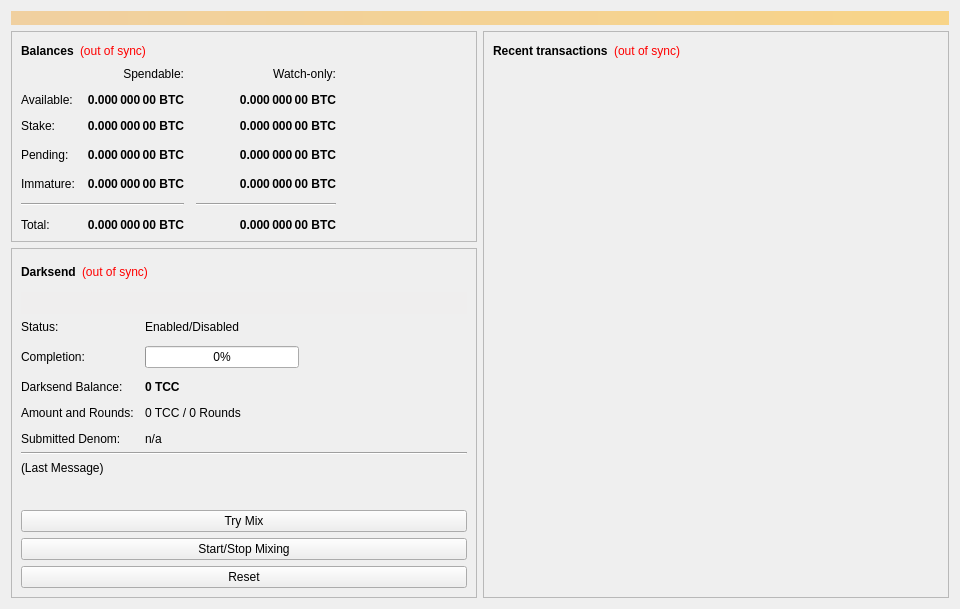
<?xml version="1.0" encoding="UTF-8"?>
<ui version="4.0">
 <class>OverviewPage</class>
 <widget class="QWidget" name="OverviewPage">
  <property name="geometry">
   <rect>
    <x>0</x>
    <y>0</y>
    <width>960</width>
    <height>594</height>
   </rect>
  </property>
  <property name="minimumSize">
   <size>
    <width>960</width>
    <height>0</height>
   </size>
  </property>
  <property name="windowTitle">
   <string>Form</string>
  </property>
  <layout class="QVBoxLayout" name="topLayout">
   <item>
    <widget class="QLabel" name="labelAlerts">
     <property name="visible">
      <bool>false</bool>
     </property>
     <property name="styleSheet">
      <string notr="true">background-color: qlineargradient(x1: 0, y1: 0, x2: 1, y2: 0, stop:0 #F0D0A0, stop:1 #F8D488); color:#000000;</string>
     </property>
     <property name="wordWrap">
      <bool>true</bool>
     </property>
     <property name="margin">
      <number>3</number>
     </property>
    </widget>
   </item>
   <item>
    <layout class="QHBoxLayout" name="horizontalLayout" stretch="1,1">
     <item>
      <layout class="QVBoxLayout" name="verticalLayout_2">
       <item>
        <widget class="QFrame" name="frame">
         <property name="frameShape">
          <enum>QFrame::StyledPanel</enum>
         </property>
         <property name="frameShadow">
          <enum>QFrame::Raised</enum>
         </property>
         <layout class="QVBoxLayout" name="verticalLayout_4">
          <item>
           <layout class="QHBoxLayout" name="horizontalLayout_4">
            <item>
             <widget class="QLabel" name="label_5">
              <property name="font">
               <font>
                <weight>75</weight>
                <bold>true</bold>
               </font>
              </property>
              <property name="text">
               <string>Balances</string>
              </property>
             </widget>
            </item>
            <item>
             <widget class="QLabel" name="labelWalletStatus">
              <property name="cursor">
               <cursorShape>WhatsThisCursor</cursorShape>
              </property>
              <property name="toolTip">
               <string>The displayed information may be out of date. Your wallet automatically synchronizes with the TCChain network after a connection is established, but this process has not completed yet.</string>
              </property>
              <property name="styleSheet">
               <string notr="true">QLabel { color: red; }</string>
              </property>
              <property name="text">
               <string notr="true">(out of sync)</string>
              </property>
              <property name="alignment">
               <set>Qt::AlignLeading|Qt::AlignLeft|Qt::AlignVCenter</set>
              </property>
             </widget>
            </item>
            <item>
             <spacer name="horizontalSpacer_3">
              <property name="orientation">
               <enum>Qt::Horizontal</enum>
              </property>
              <property name="sizeHint" stdset="0">
               <size>
                <width>40</width>
                <height>20</height>
               </size>
              </property>
             </spacer>
            </item>
           </layout>
          </item>
          <item>
           <layout class="QGridLayout" name="gridLayout">
            <property name="spacing">
             <number>12</number>
            </property>
            <item row="3" column="2">
             <widget class="QLabel" name="labelWatchPending">
              <property name="font">
               <font>
                <weight>75</weight>
                <bold>true</bold>
               </font>
              </property>
              <property name="cursor">
               <cursorShape>IBeamCursor</cursorShape>
              </property>
              <property name="toolTip">
               <string>Unconfirmed transactions to watch-only addresses</string>
              </property>
              <property name="text">
               <string notr="true">0.000 000 00 BTC</string>
              </property>
              <property name="alignment">
               <set>Qt::AlignRight|Qt::AlignTrailing|Qt::AlignVCenter</set>
              </property>
              <property name="textInteractionFlags">
               <set>Qt::LinksAccessibleByMouse|Qt::TextSelectableByKeyboard|Qt::TextSelectableByMouse</set>
              </property>
             </widget>
            </item>
            <item row="3" column="1">
             <widget class="QLabel" name="labelUnconfirmed">
              <property name="font">
               <font>
                <weight>75</weight>
                <bold>true</bold>
               </font>
              </property>
              <property name="cursor">
               <cursorShape>IBeamCursor</cursorShape>
              </property>
              <property name="toolTip">
               <string>Total of transactions that have yet to be confirmed, and do not yet count toward the spendable balance</string>
              </property>
              <property name="text">
               <string notr="true">0.000 000 00 BTC</string>
              </property>
              <property name="alignment">
               <set>Qt::AlignRight|Qt::AlignTrailing|Qt::AlignVCenter</set>
              </property>
              <property name="textInteractionFlags">
               <set>Qt::LinksAccessibleByMouse|Qt::TextSelectableByKeyboard|Qt::TextSelectableByMouse</set>
              </property>
             </widget>
            </item>
            <item row="4" column="2">
             <widget class="QLabel" name="labelWatchImmature">
              <property name="font">
               <font>
                <weight>75</weight>
                <bold>true</bold>
               </font>
              </property>
              <property name="cursor">
               <cursorShape>IBeamCursor</cursorShape>
              </property>
              <property name="toolTip">
               <string>Mined balance in watch-only addresses that has not yet matured</string>
              </property>
              <property name="text">
               <string notr="true">0.000 000 00 BTC</string>
              </property>
              <property name="alignment">
               <set>Qt::AlignRight|Qt::AlignTrailing|Qt::AlignVCenter</set>
              </property>
              <property name="textInteractionFlags">
               <set>Qt::LinksAccessibleByMouse|Qt::TextSelectableByKeyboard|Qt::TextSelectableByMouse</set>
              </property>
             </widget>
            </item>
            <item row="5" column="0" colspan="2">
             <widget class="Line" name="lineSpendableBalance">
              <property name="orientation">
               <enum>Qt::Horizontal</enum>
              </property>
             </widget>
            </item>
            <item row="5" column="2">
             <widget class="Line" name="lineWatchBalance">
              <property name="sizePolicy">
               <sizepolicy hsizetype="Preferred" vsizetype="Fixed">
                <horstretch>0</horstretch>
                <verstretch>0</verstretch>
               </sizepolicy>
              </property>
              <property name="minimumSize">
               <size>
                <width>140</width>
                <height>0</height>
               </size>
              </property>
              <property name="orientation">
               <enum>Qt::Horizontal</enum>
              </property>
             </widget>
            </item>
            <item row="6" column="0">
             <widget class="QLabel" name="labelTotalText">
              <property name="text">
               <string>Total:</string>
              </property>
             </widget>
            </item>
            <item row="4" column="1">
             <widget class="QLabel" name="labelImmature">
              <property name="font">
               <font>
                <weight>75</weight>
                <bold>true</bold>
               </font>
              </property>
              <property name="cursor">
               <cursorShape>IBeamCursor</cursorShape>
              </property>
              <property name="toolTip">
               <string>Mined balance that has not yet matured</string>
              </property>
              <property name="text">
               <string notr="true">0.000 000 00 BTC</string>
              </property>
              <property name="alignment">
               <set>Qt::AlignRight|Qt::AlignTrailing|Qt::AlignVCenter</set>
              </property>
              <property name="textInteractionFlags">
               <set>Qt::LinksAccessibleByMouse|Qt::TextSelectableByKeyboard|Qt::TextSelectableByMouse</set>
              </property>
             </widget>
            </item>
            <item row="3" column="3">
             <spacer name="horizontalSpacer_2">
              <property name="orientation">
               <enum>Qt::Horizontal</enum>
              </property>
              <property name="sizeHint" stdset="0">
               <size>
                <width>40</width>
                <height>20</height>
               </size>
              </property>
             </spacer>
            </item>
            <item row="4" column="0">
             <widget class="QLabel" name="labelImmatureText">
              <property name="text">
               <string>Immature:</string>
              </property>
             </widget>
            </item>
            <item row="6" column="1">
             <widget class="QLabel" name="labelTotal">
              <property name="font">
               <font>
                <weight>75</weight>
                <bold>true</bold>
               </font>
              </property>
              <property name="cursor">
               <cursorShape>IBeamCursor</cursorShape>
              </property>
              <property name="toolTip">
               <string>Your current total balance</string>
              </property>
              <property name="text">
               <string notr="true">0.000 000 00 BTC</string>
              </property>
              <property name="alignment">
               <set>Qt::AlignRight|Qt::AlignTrailing|Qt::AlignVCenter</set>
              </property>
              <property name="textInteractionFlags">
               <set>Qt::LinksAccessibleByMouse|Qt::TextSelectableByKeyboard|Qt::TextSelectableByMouse</set>
              </property>
             </widget>
            </item>
            <item row="6" column="2">
             <widget class="QLabel" name="labelWatchTotal">
              <property name="font">
               <font>
                <weight>75</weight>
                <bold>true</bold>
               </font>
              </property>
              <property name="cursor">
               <cursorShape>IBeamCursor</cursorShape>
              </property>
              <property name="toolTip">
               <string>Current total balance in watch-only addresses</string>
              </property>
              <property name="text">
               <string notr="true">0.000 000 00 BTC</string>
              </property>
              <property name="alignment">
               <set>Qt::AlignRight|Qt::AlignTrailing|Qt::AlignVCenter</set>
              </property>
              <property name="textInteractionFlags">
               <set>Qt::LinksAccessibleByMouse|Qt::TextSelectableByKeyboard|Qt::TextSelectableByMouse</set>
              </property>
             </widget>
            </item>
            <item row="0" column="2">
             <widget class="QLabel" name="labelWatchonly">
              <property name="text">
               <string>Watch-only:</string>
              </property>
              <property name="alignment">
               <set>Qt::AlignRight|Qt::AlignTrailing|Qt::AlignVCenter</set>
              </property>
             </widget>
            </item>
            <item row="1" column="0">
             <widget class="QLabel" name="labelBalanceText">
              <property name="text">
               <string>Available:</string>
              </property>
             </widget>
            </item>
            <item row="1" column="1">
             <widget class="QLabel" name="labelBalance">
              <property name="font">
               <font>
                <weight>75</weight>
                <bold>true</bold>
               </font>
              </property>
              <property name="cursor">
               <cursorShape>IBeamCursor</cursorShape>
              </property>
              <property name="toolTip">
               <string>Your current spendable balance</string>
              </property>
              <property name="text">
               <string notr="true">0.000 000 00 BTC</string>
              </property>
              <property name="alignment">
               <set>Qt::AlignRight|Qt::AlignTrailing|Qt::AlignVCenter</set>
              </property>
              <property name="textInteractionFlags">
               <set>Qt::LinksAccessibleByMouse|Qt::TextSelectableByKeyboard|Qt::TextSelectableByMouse</set>
              </property>
             </widget>
            </item>
            <item row="2" column="0">
             <widget class="QLabel" name="label_10">
              <property name="text">
               <string>Stake:</string>
              </property>
             </widget>
            </item>
            <item row="2" column="1">
             <widget class="QLabel" name="labelStake">
              <property name="font">
               <font>
                <weight>75</weight>
                <bold>true</bold>
               </font>
              </property>
              <property name="cursor">
               <cursorShape>IBeamCursor</cursorShape>
              </property>
              <property name="toolTip">
               <string>Total of coins that was staked, and do not yet count toward the current balance</string>
              </property>
              <property name="text">
               <string notr="true">0.000 000 00 BTC</string>
              </property>
              <property name="alignment">
               <set>Qt::AlignRight|Qt::AlignTrailing|Qt::AlignVCenter</set>
              </property>
              <property name="textInteractionFlags">
               <set>Qt::LinksAccessibleByMouse|Qt::TextSelectableByKeyboard|Qt::TextSelectableByMouse</set>
              </property>
             </widget>
            </item>
            <item row="2" column="2">
             <widget class="QLabel" name="labelWatchStake">
              <property name="font">
               <font>
                <weight>75</weight>
                <bold>true</bold>
               </font>
              </property>
              <property name="cursor">
               <cursorShape>IBeamCursor</cursorShape>
              </property>
              <property name="toolTip">
               <string>Total of coins that was staked in watch-only addresses, and do not yet count toward the current watch-only balance</string>
              </property>
              <property name="text">
               <string notr="true">0.000 000 00 BTC</string>
              </property>
              <property name="alignment">
               <set>Qt::AlignRight|Qt::AlignTrailing|Qt::AlignVCenter</set>
              </property>
              <property name="textInteractionFlags">
               <set>Qt::LinksAccessibleByMouse|Qt::TextSelectableByKeyboard|Qt::TextSelectableByMouse</set>
              </property>
             </widget>
            </item>
            <item row="1" column="2">
             <widget class="QLabel" name="labelWatchAvailable">
              <property name="font">
               <font>
                <weight>75</weight>
                <bold>true</bold>
               </font>
              </property>
              <property name="cursor">
               <cursorShape>IBeamCursor</cursorShape>
              </property>
              <property name="toolTip">
               <string>Your current balance in watch-only addresses</string>
              </property>
              <property name="text">
               <string notr="true">0.000 000 00 BTC</string>
              </property>
              <property name="alignment">
               <set>Qt::AlignRight|Qt::AlignTrailing|Qt::AlignVCenter</set>
              </property>
              <property name="textInteractionFlags">
               <set>Qt::LinksAccessibleByMouse|Qt::TextSelectableByKeyboard|Qt::TextSelectableByMouse</set>
              </property>
             </widget>
            </item>
            <item row="3" column="0">
             <widget class="QLabel" name="labelPendingText">
              <property name="text">
               <string>Pending:</string>
              </property>
             </widget>
            </item>
            <item row="0" column="1">
             <widget class="QLabel" name="labelSpendable">
              <property name="text">
               <string>Spendable:</string>
              </property>
              <property name="alignment">
               <set>Qt::AlignRight|Qt::AlignTrailing|Qt::AlignVCenter</set>
              </property>
             </widget>
            </item>
           </layout>
          </item>
         </layout>
        </widget>
       </item>
       <item>
        <widget class="QFrame" name="frameDarksend">
         <property name="sizePolicy">
          <sizepolicy hsizetype="Expanding" vsizetype="Expanding">
           <horstretch>0</horstretch>
           <verstretch>0</verstretch>
          </sizepolicy>
         </property>
         <property name="minimumSize">
          <size>
           <width>0</width>
           <height>350</height>
          </size>
         </property>
         <property name="layoutDirection">
          <enum>Qt::LeftToRight</enum>
         </property>
         <property name="frameShape">
          <enum>QFrame::StyledPanel</enum>
         </property>
         <property name="frameShadow">
          <enum>QFrame::Raised</enum>
         </property>
         <layout class="QVBoxLayout" name="verticalLayout_5">
          <item>
           <layout class="QHBoxLayout" name="horizontalLayout_5">
            <item>
             <widget class="QLabel" name="label_2">
              <property name="font">
               <font>
                <weight>75</weight>
                <bold>true</bold>
               </font>
              </property>
              <property name="text">
               <string>Darksend</string>
              </property>
             </widget>
            </item>
            <item>
             <widget class="QLabel" name="labelDarksendSyncStatus">
              <property name="toolTip">
               <string>The displayed information may be out of date. Your wallet automatically synchronizes with the TCChain network after a connection is established, but this process has not completed yet.</string>
              </property>
              <property name="styleSheet">
               <string notr="true">QLabel { color: red; }</string>
              </property>
              <property name="text">
               <string notr="true">(out of sync)</string>
              </property>
              <property name="alignment">
               <set>Qt::AlignLeading|Qt::AlignLeft|Qt::AlignVCenter</set>
              </property>
             </widget>
            </item>
            <item>
             <spacer name="horizontalSpacer_4">
              <property name="orientation">
               <enum>Qt::Horizontal</enum>
              </property>
              <property name="sizeHint" stdset="0">
               <size>
                <width>40</width>
                <height>20</height>
               </size>
              </property>
             </spacer>
            </item>
           </layout>
          </item>
          <item>
           <widget class="QPushButton" name="runAutoDenom">
            <property name="palette">
             <palette>
              <active>
               <colorrole role="WindowText">
                <brush brushstyle="SolidPattern">
                 <color alpha="255">
                  <red>0</red>
                  <green>0</green>
                  <blue>0</blue>
                 </color>
                </brush>
               </colorrole>
               <colorrole role="Button">
                <brush brushstyle="SolidPattern">
                 <color alpha="255">
                  <red>239</red>
                  <green>238</green>
                  <blue>238</blue>
                 </color>
                </brush>
               </colorrole>
               <colorrole role="Light">
                <brush brushstyle="SolidPattern">
                 <color alpha="255">
                  <red>255</red>
                  <green>255</green>
                  <blue>255</blue>
                 </color>
                </brush>
               </colorrole>
               <colorrole role="Midlight">
                <brush brushstyle="SolidPattern">
                 <color alpha="255">
                  <red>247</red>
                  <green>246</green>
                  <blue>246</blue>
                 </color>
                </brush>
               </colorrole>
               <colorrole role="Dark">
                <brush brushstyle="SolidPattern">
                 <color alpha="255">
                  <red>119</red>
                  <green>119</green>
                  <blue>119</blue>
                 </color>
                </brush>
               </colorrole>
               <colorrole role="Mid">
                <brush brushstyle="SolidPattern">
                 <color alpha="255">
                  <red>159</red>
                  <green>159</green>
                  <blue>159</blue>
                 </color>
                </brush>
               </colorrole>
               <colorrole role="Text">
                <brush brushstyle="SolidPattern">
                 <color alpha="255">
                  <red>0</red>
                  <green>0</green>
                  <blue>0</blue>
                 </color>
                </brush>
               </colorrole>
               <colorrole role="BrightText">
                <brush brushstyle="SolidPattern">
                 <color alpha="255">
                  <red>255</red>
                  <green>255</green>
                  <blue>255</blue>
                 </color>
                </brush>
               </colorrole>
               <colorrole role="ButtonText">
                <brush brushstyle="SolidPattern">
                 <color alpha="255">
                  <red>0</red>
                  <green>0</green>
                  <blue>0</blue>
                 </color>
                </brush>
               </colorrole>
               <colorrole role="Base">
                <brush brushstyle="SolidPattern">
                 <color alpha="255">
                  <red>255</red>
                  <green>255</green>
                  <blue>255</blue>
                 </color>
                </brush>
               </colorrole>
               <colorrole role="Window">
                <brush brushstyle="SolidPattern">
                 <color alpha="255">
                  <red>239</red>
                  <green>238</green>
                  <blue>238</blue>
                 </color>
                </brush>
               </colorrole>
               <colorrole role="Shadow">
                <brush brushstyle="SolidPattern">
                 <color alpha="255">
                  <red>0</red>
                  <green>0</green>
                  <blue>0</blue>
                 </color>
                </brush>
               </colorrole>
               <colorrole role="AlternateBase">
                <brush brushstyle="SolidPattern">
                 <color alpha="255">
                  <red>247</red>
                  <green>246</green>
                  <blue>246</blue>
                 </color>
                </brush>
               </colorrole>
               <colorrole role="ToolTipBase">
                <brush brushstyle="SolidPattern">
                 <color alpha="255">
                  <red>255</red>
                  <green>255</green>
                  <blue>220</blue>
                 </color>
                </brush>
               </colorrole>
               <colorrole role="ToolTipText">
                <brush brushstyle="SolidPattern">
                 <color alpha="255">
                  <red>0</red>
                  <green>0</green>
                  <blue>0</blue>
                 </color>
                </brush>
               </colorrole>
              </active>
              <inactive>
               <colorrole role="WindowText">
                <brush brushstyle="SolidPattern">
                 <color alpha="255">
                  <red>0</red>
                  <green>0</green>
                  <blue>0</blue>
                 </color>
                </brush>
               </colorrole>
               <colorrole role="Button">
                <brush brushstyle="SolidPattern">
                 <color alpha="255">
                  <red>239</red>
                  <green>238</green>
                  <blue>238</blue>
                 </color>
                </brush>
               </colorrole>
               <colorrole role="Light">
                <brush brushstyle="SolidPattern">
                 <color alpha="255">
                  <red>255</red>
                  <green>255</green>
                  <blue>255</blue>
                 </color>
                </brush>
               </colorrole>
               <colorrole role="Midlight">
                <brush brushstyle="SolidPattern">
                 <color alpha="255">
                  <red>247</red>
                  <green>246</green>
                  <blue>246</blue>
                 </color>
                </brush>
               </colorrole>
               <colorrole role="Dark">
                <brush brushstyle="SolidPattern">
                 <color alpha="255">
                  <red>119</red>
                  <green>119</green>
                  <blue>119</blue>
                 </color>
                </brush>
               </colorrole>
               <colorrole role="Mid">
                <brush brushstyle="SolidPattern">
                 <color alpha="255">
                  <red>159</red>
                  <green>159</green>
                  <blue>159</blue>
                 </color>
                </brush>
               </colorrole>
               <colorrole role="Text">
                <brush brushstyle="SolidPattern">
                 <color alpha="255">
                  <red>0</red>
                  <green>0</green>
                  <blue>0</blue>
                 </color>
                </brush>
               </colorrole>
               <colorrole role="BrightText">
                <brush brushstyle="SolidPattern">
                 <color alpha="255">
                  <red>255</red>
                  <green>255</green>
                  <blue>255</blue>
                 </color>
                </brush>
               </colorrole>
               <colorrole role="ButtonText">
                <brush brushstyle="SolidPattern">
                 <color alpha="255">
                  <red>0</red>
                  <green>0</green>
                  <blue>0</blue>
                 </color>
                </brush>
               </colorrole>
               <colorrole role="Base">
                <brush brushstyle="SolidPattern">
                 <color alpha="255">
                  <red>255</red>
                  <green>255</green>
                  <blue>255</blue>
                 </color>
                </brush>
               </colorrole>
               <colorrole role="Window">
                <brush brushstyle="SolidPattern">
                 <color alpha="255">
                  <red>239</red>
                  <green>238</green>
                  <blue>238</blue>
                 </color>
                </brush>
               </colorrole>
               <colorrole role="Shadow">
                <brush brushstyle="SolidPattern">
                 <color alpha="255">
                  <red>0</red>
                  <green>0</green>
                  <blue>0</blue>
                 </color>
                </brush>
               </colorrole>
               <colorrole role="AlternateBase">
                <brush brushstyle="SolidPattern">
                 <color alpha="255">
                  <red>247</red>
                  <green>246</green>
                  <blue>246</blue>
                 </color>
                </brush>
               </colorrole>
               <colorrole role="ToolTipBase">
                <brush brushstyle="SolidPattern">
                 <color alpha="255">
                  <red>255</red>
                  <green>255</green>
                  <blue>220</blue>
                 </color>
                </brush>
               </colorrole>
               <colorrole role="ToolTipText">
                <brush brushstyle="SolidPattern">
                 <color alpha="255">
                  <red>0</red>
                  <green>0</green>
                  <blue>0</blue>
                 </color>
                </brush>
               </colorrole>
              </inactive>
              <disabled>
               <colorrole role="WindowText">
                <brush brushstyle="SolidPattern">
                 <color alpha="255">
                  <red>119</red>
                  <green>119</green>
                  <blue>119</blue>
                 </color>
                </brush>
               </colorrole>
               <colorrole role="Button">
                <brush brushstyle="SolidPattern">
                 <color alpha="255">
                  <red>239</red>
                  <green>238</green>
                  <blue>238</blue>
                 </color>
                </brush>
               </colorrole>
               <colorrole role="Light">
                <brush brushstyle="SolidPattern">
                 <color alpha="255">
                  <red>255</red>
                  <green>255</green>
                  <blue>255</blue>
                 </color>
                </brush>
               </colorrole>
               <colorrole role="Midlight">
                <brush brushstyle="SolidPattern">
                 <color alpha="255">
                  <red>247</red>
                  <green>246</green>
                  <blue>246</blue>
                 </color>
                </brush>
               </colorrole>
               <colorrole role="Dark">
                <brush brushstyle="SolidPattern">
                 <color alpha="255">
                  <red>119</red>
                  <green>119</green>
                  <blue>119</blue>
                 </color>
                </brush>
               </colorrole>
               <colorrole role="Mid">
                <brush brushstyle="SolidPattern">
                 <color alpha="255">
                  <red>159</red>
                  <green>159</green>
                  <blue>159</blue>
                 </color>
                </brush>
               </colorrole>
               <colorrole role="Text">
                <brush brushstyle="SolidPattern">
                 <color alpha="255">
                  <red>119</red>
                  <green>119</green>
                  <blue>119</blue>
                 </color>
                </brush>
               </colorrole>
               <colorrole role="BrightText">
                <brush brushstyle="SolidPattern">
                 <color alpha="255">
                  <red>255</red>
                  <green>255</green>
                  <blue>255</blue>
                 </color>
                </brush>
               </colorrole>
               <colorrole role="ButtonText">
                <brush brushstyle="SolidPattern">
                 <color alpha="255">
                  <red>119</red>
                  <green>119</green>
                  <blue>119</blue>
                 </color>
                </brush>
               </colorrole>
               <colorrole role="Base">
                <brush brushstyle="SolidPattern">
                 <color alpha="255">
                  <red>239</red>
                  <green>238</green>
                  <blue>238</blue>
                 </color>
                </brush>
               </colorrole>
               <colorrole role="Window">
                <brush brushstyle="SolidPattern">
                 <color alpha="255">
                  <red>239</red>
                  <green>238</green>
                  <blue>238</blue>
                 </color>
                </brush>
               </colorrole>
               <colorrole role="Shadow">
                <brush brushstyle="SolidPattern">
                 <color alpha="255">
                  <red>0</red>
                  <green>0</green>
                  <blue>0</blue>
                 </color>
                </brush>
               </colorrole>
               <colorrole role="AlternateBase">
                <brush brushstyle="SolidPattern">
                 <color alpha="255">
                  <red>239</red>
                  <green>238</green>
                  <blue>238</blue>
                 </color>
                </brush>
               </colorrole>
               <colorrole role="ToolTipBase">
                <brush brushstyle="SolidPattern">
                 <color alpha="255">
                  <red>255</red>
                  <green>255</green>
                  <blue>220</blue>
                 </color>
                </brush>
               </colorrole>
               <colorrole role="ToolTipText">
                <brush brushstyle="SolidPattern">
                 <color alpha="255">
                  <red>0</red>
                  <green>0</green>
                  <blue>0</blue>
                 </color>
                </brush>
               </colorrole>
              </disabled>
             </palette>
            </property>
            <property name="focusPolicy">
             <enum>Qt::NoFocus</enum>
            </property>
            <property name="autoFillBackground">
             <bool>true</bool>
            </property>
            <property name="text">
             <string/>
            </property>
            <property name="flat">
             <bool>true</bool>
            </property>
           </widget>
          </item>
          <item>
           <layout class="QFormLayout" name="formLayout">
            <property name="fieldGrowthPolicy">
             <enum>QFormLayout::AllNonFixedFieldsGrow</enum>
            </property>
            <property name="horizontalSpacing">
             <number>11</number>
            </property>
            <property name="verticalSpacing">
             <number>12</number>
            </property>
            <item row="0" column="0">
             <widget class="QLabel" name="label_6">
              <property name="text">
               <string>Status:</string>
              </property>
             </widget>
            </item>
            <item row="1" column="0">
             <widget class="QLabel" name="label_7">
              <property name="text">
               <string>Completion:</string>
              </property>
             </widget>
            </item>
            <item row="1" column="1">
             <widget class="QProgressBar" name="darksendProgress">
              <property name="maximumSize">
               <size>
                <width>154</width>
                <height>16777215</height>
               </size>
              </property>
              <property name="value">
               <number>0</number>
              </property>
             </widget>
            </item>
            <item row="3" column="0">
             <widget class="QLabel" name="labelAnonymizedText">
              <property name="text">
               <string>Darksend Balance:</string>
              </property>
             </widget>
            </item>
            <item row="3" column="1">
             <widget class="QLabel" name="labelAnonymized">
              <property name="font">
               <font>
                <weight>75</weight>
                <bold>true</bold>
               </font>
              </property>
              <property name="text">
               <string notr="true">0 TCC</string>
              </property>
             </widget>
            </item>
            <item row="4" column="0">
             <widget class="QLabel" name="label_8">
              <property name="text">
               <string>Amount and Rounds:</string>
              </property>
             </widget>
            </item>
            <item row="4" column="1">
             <widget class="QLabel" name="labelAmountRounds">
              <property name="text">
               <string>0 TCC / 0 Rounds</string>
              </property>
             </widget>
            </item>
            <item row="5" column="0">
             <widget class="QLabel" name="label_9">
              <property name="text">
               <string>Submitted Denom:</string>
              </property>
             </widget>
            </item>
            <item row="5" column="1">
             <widget class="QLabel" name="labelSubmittedDenom">
              <property name="toolTip">
               <string>The denominations you submitted to the Masternode.&lt;br&gt;To mix, other users must submit the exact same denominations.</string>
              </property>
              <property name="text">
               <string>n/a</string>
              </property>
             </widget>
            </item>
            <item row="0" column="1">
             <widget class="QLabel" name="darksendEnabled">
              <property name="text">
               <string>Enabled/Disabled</string>
              </property>
             </widget>
            </item>
           </layout>
          </item>
          <item>
           <widget class="Line" name="lineLastMessage">
            <property name="orientation">
             <enum>Qt::Horizontal</enum>
            </property>
           </widget>
          </item>
          <item>
           <widget class="QLabel" name="darksendStatus">
            <property name="minimumSize">
             <size>
              <width>288</width>
              <height>43</height>
             </size>
            </property>
            <property name="text">
             <string>(Last Message)</string>
            </property>
            <property name="alignment">
             <set>Qt::AlignLeading|Qt::AlignLeft|Qt::AlignTop</set>
            </property>
            <property name="wordWrap">
             <bool>true</bool>
            </property>
           </widget>
          </item>
          <item>
           <widget class="QPushButton" name="darksendAuto">
            <property name="sizePolicy">
             <sizepolicy hsizetype="MinimumExpanding" vsizetype="Fixed">
              <horstretch>0</horstretch>
              <verstretch>0</verstretch>
             </sizepolicy>
            </property>
            <property name="toolTip">
             <string>Try to manually submit a Darksend request.</string>
            </property>
            <property name="text">
             <string>Try Mix</string>
            </property>
           </widget>
          </item>
          <item>
           <widget class="QPushButton" name="toggleDarksend">
            <property name="sizePolicy">
             <sizepolicy hsizetype="MinimumExpanding" vsizetype="Fixed">
              <horstretch>0</horstretch>
              <verstretch>0</verstretch>
             </sizepolicy>
            </property>
            <property name="text">
             <string>Start/Stop Mixing</string>
            </property>
           </widget>
          </item>
          <item>
           <widget class="QPushButton" name="darksendReset">
            <property name="sizePolicy">
             <sizepolicy hsizetype="MinimumExpanding" vsizetype="Fixed">
              <horstretch>0</horstretch>
              <verstretch>0</verstretch>
             </sizepolicy>
            </property>
            <property name="toolTip">
             <string>Reset the current status of Darksend (can interrupt Darksend if it's in the process of Mixing, which can cost you money!)</string>
            </property>
            <property name="autoFillBackground">
             <bool>false</bool>
            </property>
            <property name="text">
             <string>Reset</string>
            </property>
           </widget>
          </item>
         </layout>
        </widget>
       </item>
       <item>
        <spacer name="verticalSpacer">
         <property name="orientation">
          <enum>Qt::Vertical</enum>
         </property>
         <property name="sizeHint" stdset="0">
          <size>
           <width>20</width>
           <height>40</height>
          </size>
         </property>
        </spacer>
       </item>
      </layout>
     </item>
     <item>
      <layout class="QVBoxLayout" name="verticalLayout_3">
       <item>
        <widget class="QFrame" name="frame_2">
         <property name="frameShape">
          <enum>QFrame::StyledPanel</enum>
         </property>
         <property name="frameShadow">
          <enum>QFrame::Raised</enum>
         </property>
         <layout class="QVBoxLayout" name="verticalLayout">
          <item>
           <layout class="QHBoxLayout" name="horizontalLayout_2">
            <item>
             <widget class="QLabel" name="label_4">
              <property name="font">
               <font>
                <weight>75</weight>
                <bold>true</bold>
               </font>
              </property>
              <property name="text">
               <string>Recent transactions</string>
              </property>
             </widget>
            </item>
            <item>
             <widget class="QLabel" name="labelTransactionsStatus">
              <property name="cursor">
               <cursorShape>WhatsThisCursor</cursorShape>
              </property>
              <property name="toolTip">
               <string>The displayed information may be out of date. Your wallet automatically synchronizes with the TCChain network after a connection is established, but this process has not completed yet.</string>
              </property>
              <property name="styleSheet">
               <string notr="true">QLabel { color: red; }</string>
              </property>
              <property name="text">
               <string notr="true">(out of sync)</string>
              </property>
              <property name="alignment">
               <set>Qt::AlignRight|Qt::AlignTrailing|Qt::AlignVCenter</set>
              </property>
             </widget>
            </item>
            <item>
             <spacer name="horizontalSpacer">
              <property name="orientation">
               <enum>Qt::Horizontal</enum>
              </property>
              <property name="sizeHint" stdset="0">
               <size>
                <width>40</width>
                <height>20</height>
               </size>
              </property>
             </spacer>
            </item>
           </layout>
          </item>
          <item>
           <widget class="QListView" name="listTransactions">
            <property name="styleSheet">
             <string notr="true">QListView { background: transparent; }</string>
            </property>
            <property name="frameShape">
             <enum>QFrame::NoFrame</enum>
            </property>
            <property name="verticalScrollBarPolicy">
             <enum>Qt::ScrollBarAlwaysOff</enum>
            </property>
            <property name="horizontalScrollBarPolicy">
             <enum>Qt::ScrollBarAlwaysOff</enum>
            </property>
            <property name="selectionMode">
             <enum>QAbstractItemView::NoSelection</enum>
            </property>
           </widget>
          </item>
         </layout>
        </widget>
       </item>
      </layout>
     </item>
    </layout>
   </item>
  </layout>
 </widget>
 <resources/>
 <connections/>
</ui>
